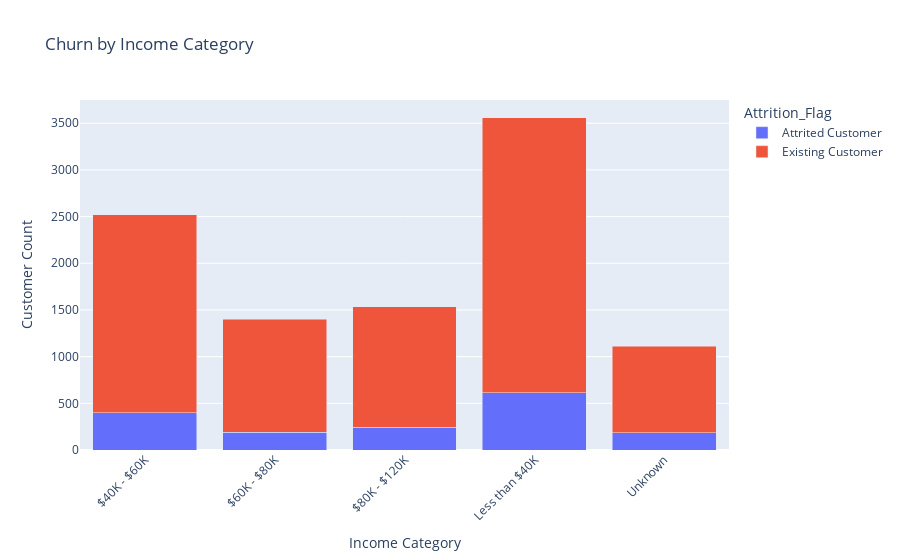

Notebook source saved alongside this figure:
### Code cell
# --- Plotly Visual ---
plot_df = df.groupby(['Income_Category','Attrition_Flag']).size().reset_index(name='count')
fig = px.bar(plot_df, x='Income_Category', y='count', color='Attrition_Flag',
             title='Churn by Income Category', barmode='stack')
fig.update_layout(xaxis_title="Income Category", yaxis_title="Customer Count", xaxis_tickangle=-45)
fig.show()

### Figure 1 — Plotly figure (JSON) as saved in the notebook; plotly's stock layout.template omitted (floating-point values rounded to 4 significant figures)
{"data": [{"alignmentgroup": "True", "hovertemplate": "Attrition_Flag=Attrited Customer<br>Income_Category=%{x}<br>count=%{y}<extra></extra>", "legendgroup": "Attrited Customer", "marker": {"color": "#636efa", "pattern": {"shape": ""}}, "name": "Attrited Customer", "offsetgroup": "Attrited Customer", "orientation": "v", "showlegend": true, "textposition": "auto", "type": "bar", "x": ["$40K - $60K", "$60K - $80K", "$80K - $120K", "Less than $40K", "Unknown"], "xaxis": "x", "y": [397, 189, 242, 612, 187], "yaxis": "y"}, {"alignmentgroup": "True", "hovertemplate": "Attrition_Flag=Existing Customer<br>Income_Category=%{x}<br>count=%{y}<extra></extra>", "legendgroup": "Existing Customer", "marker": {"color": "#EF553B", "pattern": {"shape": ""}}, "name": "Existing Customer", "offsetgroup": "Existing Customer", "orientation": "v", "showlegend": true, "textposition": "auto", "type": "bar", "x": ["$40K - $60K", "$60K - $80K", "$80K - $120K", "Less than $40K", "Unknown"], "xaxis": "x", "y": [2120, 1213, 1293, 2949, 925], "yaxis": "y"}], "layout": {"barmode": "stack", "legend": {"title": {"text": "Attrition_Flag"}, "tracegroupgap": 0}, "title": {"text": "Churn by Income Category"}, "xaxis": {"anchor": "y", "domain": [0, 1], "tickangle": -45, "title": {"text": "Income Category"}}, "yaxis": {"anchor": "x", "domain": [0, 1], "title": {"text": "Customer Count"}}}}
